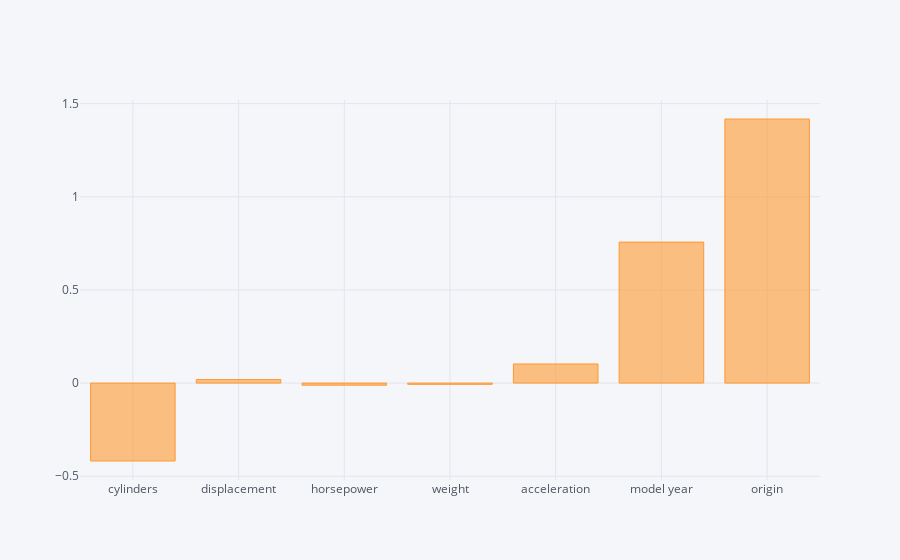

Notebook cell for this chart:
### Code cell
params[1:].iplot(kind='bar')

### Figure 1 — Plotly figure (JSON) as saved in the notebook; plotly's stock layout.template omitted (floating-point values rounded to 4 significant figures)
{"data": [{"marker": {"color": "rgba(255, 153, 51, 0.6)", "line": {"color": "rgba(255, 153, 51, 1.0)", "width": 1}}, "name": "None", "orientation": "v", "text": "", "type": "bar", "uid": "c8eee5e6-4d6c-45cb-80c2-d450d9ecbb8f", "x": ["cylinders", "displacement", "horsepower", "weight", "acceleration", "model year", "origin"], "y": [-0.4183, 0.01889, -0.01139, -0.006719, 0.1026, 0.7568, 1.418]}], "layout": {"legend": {"bgcolor": "#F5F6F9", "font": {"color": "#4D5663"}}, "paper_bgcolor": "#F5F6F9", "plot_bgcolor": "#F5F6F9", "title": {"font": {"color": "#4D5663"}}, "xaxis": {"gridcolor": "#E1E5ED", "showgrid": true, "tickfont": {"color": "#4D5663"}, "title": {"font": {"color": "#4D5663"}, "text": ""}, "zerolinecolor": "#E1E5ED"}, "yaxis": {"gridcolor": "#E1E5ED", "showgrid": true, "tickfont": {"color": "#4D5663"}, "title": {"font": {"color": "#4D5663"}, "text": ""}, "zerolinecolor": "#E1E5ED"}}}
